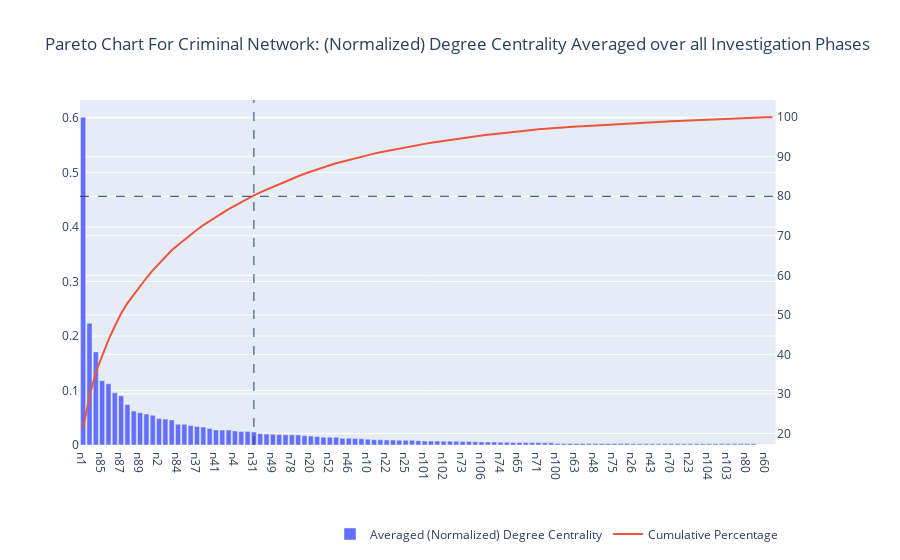

The cell this chart's notebook holds for it:
### Code cell
fig = make_subplots(specs=[[{"secondary_y": True}]])
fig.add_trace(
    go.Bar(
        x = dc_frame.player,
        y = dc_frame.averaged_normalized_degree_centrality,
        name = "Averaged (Normalized) Degree Centrality"
    ),
    secondary_y = False
)
fig.add_trace(
    go.Scatter(
        x = dc_frame.player,
        y = dc_frame.cumulative_percent,
        name = "Cumulative Percentage"
    ),
    secondary_y = True
)
fig.add_hline(
    y = 80,
    secondary_y = True,
    line_width=1,
    line_dash="dash"
)
fig.add_vline(
    x = 'n31',
    secondary_y = True,
    line_width=1,
    line_dash="dash"
)
fig.update_layout(legend=dict(
    orientation="h",
    # entrywidth=70,
    yanchor="bottom",
    y=-0.3,
    xanchor="right",
    x=0.95
))
fig.update_layout(
    title_text = "Pareto Chart For Criminal Network: (Normalized) Degree Centrality Averaged over all Investigation Phases"
)
fig.show()

### Figure 1 — Plotly figure (JSON) as saved in the notebook; plotly's stock layout.template omitted (floating-point values rounded to 4 significant figures)
{"data": [{"name": "Averaged (Normalized) Degree Centrality", "type": "bar", "x": ["n1", "n3", "n12", "n85", "n76", "n83", "n87", "n8", "n88", "n89", "n9", "n6", "n2", "n82", "n11", "n84", "n5", "n86", "n37", "n14", "n19", "n41", "n7", "n13", "n4", "n79", "n90", "n31", "n17", "n96", "n49", "n81", "n15", "n78", "n18", "n77", "n20", "n34", "n64", "n52", "n107", "n55", "n46", "n16", "n27", "n10", "n47", "n59", "n22", "n58", "n24", "n25", "n32", "n35", "n101", "n36", "n105", "n102", "n56", "n93", "n73", "n54", "n108", "n106", "n51", "n30", "n74", "n61", "n28", "n65", "n42", "n38", "n71", "n97", "n98", "n100", "n109", "n99", "n63", "n53", "n50", "n48", "n29", "n68", "n75", "n62", "n69", "n26", "n94", "n72", "n43", "n66", "n92", "n70", "n95", "n33", "n23", "n21", "n91", "n104", "n39", "n40", "n103", "n44", "n45", "n80", "n67", "n110", "n60", "n57"], "xaxis": "x", "y": [0.6015, 0.2235, 0.1709, 0.118, 0.1122, 0.09584, 0.09026, 0.07444, 0.06235, 0.05912, 0.05682, 0.05457, 0.04855, 0.04757, 0.04607, 0.03817, 0.03792, 0.0357, 0.03396, 0.03304, 0.03046, 0.02764, 0.02741, 0.02731, 0.02564, 0.02482, 0.02456, 0.02375, 0.02076, 0.02, 0.01989, 0.01909, 0.01886, 0.01869, 0.01849, 0.017, 0.01662, 0.01565, 0.0144, 0.0142, 0.0142, 0.01232, 0.01222, 0.01206, 0.01131, 0.01075, 0.009726, 0.009518, 0.009249, 0.00898, 0.008925, 0.008646, 0.008614, 0.007899, 0.0073, 0.007245, 0.007189, 0.006818, 0.006793, 0.006763, 0.006652, 0.006494, 0.005865, 0.005682, 0.005682, 0.00551, 0.005195, 0.00487, 0.004815, 0.00449, 0.00449, 0.004435, 0.004435, 0.003953, 0.003953, 0.002933, 0.002841, 0.002841, 0.002841, 0.002841, 0.002841, 0.002841, 0.002755, 0.002597, 0.002597, 0.002597, 0.002597, 0.002273, 0.002273, 0.002273, 0.002273, 0.002273, 0.002273, 0.002217, 0.002217, 0.002217, 0.002217, 0.002217, 0.002217, 0.002217, 0.002217, 0.002217, 0.002217, 0.002217, 0.002217, 0.002217, 0.002217, 0, 0, 0], "yaxis": "y"}, {"name": "Cumulative Percentage", "type": "scatter", "x": ["n1", "n3", "n12", "n85", "n76", "n83", "n87", "n8", "n88", "n89", "n9", "n6", "n2", "n82", "n11", "n84", "n5", "n86", "n37", "n14", "n19", "n41", "n7", "n13", "n4", "n79", "n90", "n31", "n17", "n96", "n49", "n81", "n15", "n78", "n18", "n77", "n20", "n34", "n64", "n52", "n107", "n55", "n46", "n16", "n27", "n10", "n47", "n59", "n22", "n58", "n24", "n25", "n32", "n35", "n101", "n36", "n105", "n102", "n56", "n93", "n73", "n54", "n108", "n106", "n51", "n30", "n74", "n61", "n28", "n65", "n42", "n38", "n71", "n97", "n98", "n100", "n109", "n99", "n63", "n53", "n50", "n48", "n29", "n68", "n75", "n62", "n69", "n26", "n94", "n72", "n43", "n66", "n92", "n70", "n95", "n33", "n23", "n21", "n91", "n104", "n39", "n40", "n103", "n44", "n45", "n80", "n67", "n110", "n60", "n57"], "xaxis": "x", "y": [21.43, 29.39, 35.48, 39.69, 43.69, 47.1, 50.32, 52.97, 55.19, 57.3, 59.32, 61.27, 63.0, 64.69, 66.33, 67.69, 69.04, 70.32, 71.53, 72.7, 73.79, 74.77, 75.75, 76.72, 77.64, 78.52, 79.4, 80.24, 80.98, 81.7, 82.4, 83.08, 83.76, 84.42, 85.08, 85.69, 86.28, 86.84, 87.35, 87.86, 88.36, 88.8, 89.24, 89.67, 90.07, 90.45, 90.8, 91.14, 91.47, 91.79, 92.1, 92.41, 92.72, 93.0, 93.26, 93.52, 93.78, 94.02, 94.26, 94.5, 94.74, 94.97, 95.18, 95.38, 95.58, 95.78, 95.97, 96.14, 96.31, 96.47, 96.63, 96.79, 96.95, 97.09, 97.23, 97.33, 97.43, 97.53, 97.64, 97.74, 97.84, 97.94, 98.04, 98.13, 98.22, 98.32, 98.41, 98.49, 98.57, 98.65, 98.73, 98.81, 98.89, 98.97, 99.05, 99.13, 99.21, 99.29, 99.37, 99.45, 99.53, 99.6, 99.68, 99.76, 99.84, 99.92, 100.0, 100.0, 100.0, 100.0], "yaxis": "y2"}], "layout": {"legend": {"orientation": "h", "x": 0.95, "xanchor": "right", "y": -0.3, "yanchor": "bottom"}, "shapes": [{"line": {"dash": "dash", "width": 1}, "type": "line", "x0": 0, "x1": 1, "xref": "x domain", "y0": 80, "y1": 80, "yref": "y2"}, {"line": {"dash": "dash", "width": 1}, "type": "line", "x0": "n31", "x1": "n31", "xref": "x", "y0": 0, "y1": 1, "yref": "y2 domain"}], "title": {"text": "Pareto Chart For Criminal Network: (Normalized) Degree Centrality Averaged over all Investigation Phases"}, "xaxis": {"anchor": "y", "domain": [0, 0.94]}, "yaxis": {"anchor": "x", "domain": [0, 1]}, "yaxis2": {"anchor": "x", "overlaying": "y", "side": "right"}}}
